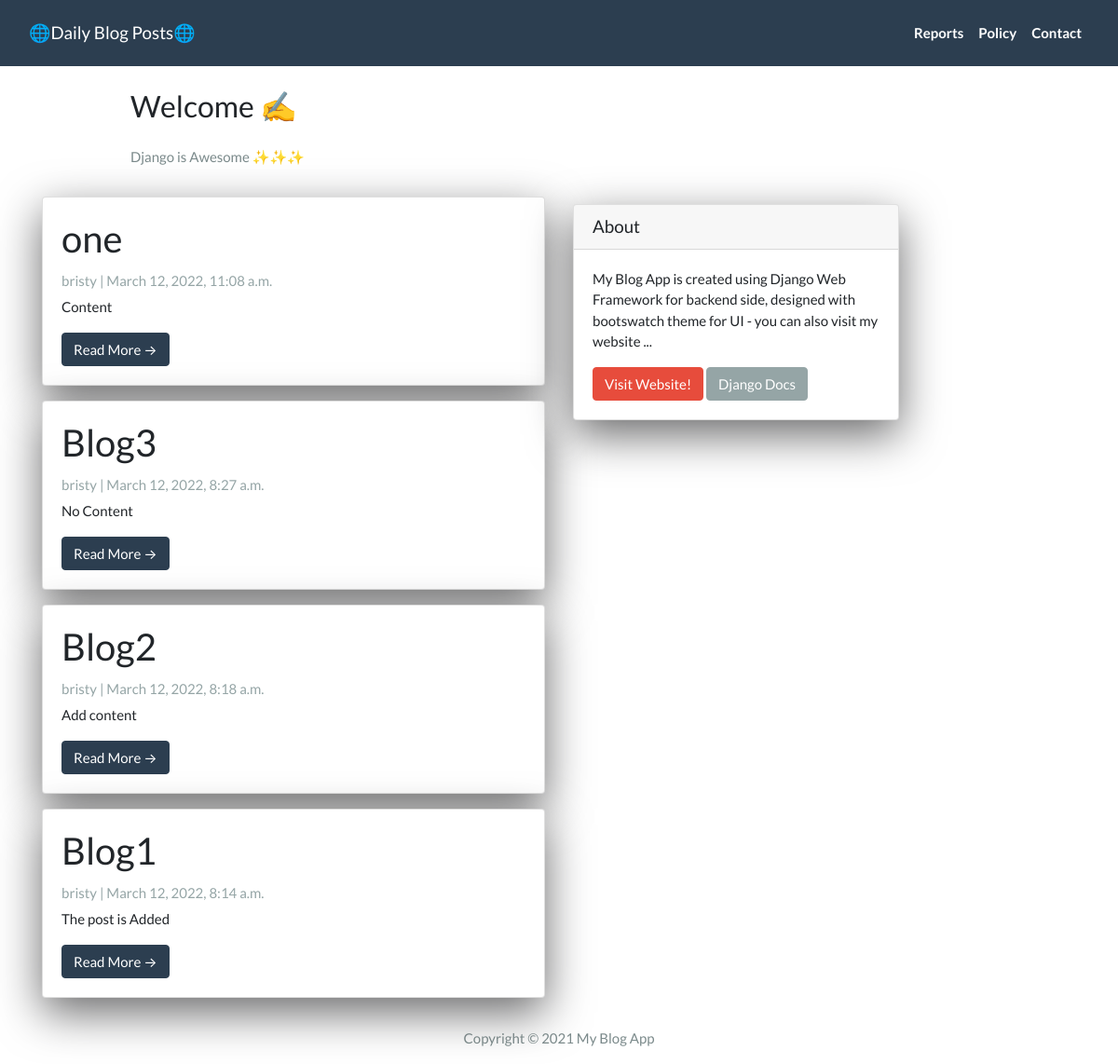
The page / on the database its author committed.
### App/models.py (models this page shows, shortened)
class Post(models.Model):
    title = models.CharField(max_length=200,unique=TRUE)
    slug = models.SlugField(max_length=200)
    author = models.ForeignKey(User,on_delete=models.CASCADE,related_name='blog_post')
    create_on = models.DateTimeField(auto_now_add=True)
    update_on = models.DateTimeField(auto_now=True)
    content = models.TextField()
    status = models.IntegerField(choices=STATUS,default=0)
    class Meta:
        ordering = ["-create_on"]

### App/views.py (the view)
# urls.py: path('',views.PostList.as_view(),name = 'home'),
class PostList(generic.ListView):
    queryset = Post.objects.filter(status=1).order_by('-create_on')
    template_name = 'index.html'

### App/templates/index.html (shortened to what this page needs)
{% extends "base.html" %}
{% block content %}
<header class="masthead">
  <div class="container">
    <div class="row">
      <div class=" col-md-8 col-md-10 mx-auto">
        <div class="site-heading">
          <h3 class=" site-heading my-4 mt-3 text-black"> Welcome ✍️ </h3>
          <p class="text-dark">Django is Awesome ✨✨✨ </p>
        </div>
      </div>
    </div>
  </div>
</header>
<div class="container">
  <div class="row">
    <div class="col-md-6 mt-3">
      {% for post in post_list %}
      <div class="card mb-3">
        <div class="card-body">
          <h2 class="card-title">{{ post.title }}</h2>
          <p class="card-text text-muted h6">{{ post.author }} | {{ post.create_on}} </p>
          <p class="card-text">{{post.content|slice:":200"}}</p>
          <a href="" class="btn btn-primary">Read More &rarr;</a>
        </div>
      </div>
      {% endfor %}
    </div>
    {% block sidebar %}
    {% include 'sidebar.html' %}
    {% endblock sidebar %}
  </div>
</div>
{%endblock%}

### App/templates/base.html (shortened to what this page needs)
<!DOCTYPE html>
<html>
<head>
  <link rel="stylesheet" href="https://stackpath.bootstrapcdn.com/bootswatch/4.5.2/flatly/bootstrap.min.css">
</head>
<body>
  <nav class="navbar navbar-expand-lg navbar-dark bg-primary" id="mainNav">
    <div class="container-fluid">
      <a class="navbar-brand" href="{% url 'home' %}">🌐Daily Blog Posts🌐</a>
      <div class="collapse navbar-collapse" id="navbarResponsive">
        <ul class="navbar-nav ml-auto">
          <li class="nav-item text-black">
            <a class="nav-link text-black font-weight-bold" href="#">Reports</a>
          </li>
          <li class="nav-item text-black">
            <a class="nav-link text-black font-weight-bold" href="#">Policy</a>
          </li>
          <li class="nav-item text-black">
            <a class="nav-link text-black font-weight-bold" href="#">Contact</a>
          </li>
        </ul>
      </div>
    </div>
  </nav>
  {% block content %}{% endblock content %}
  <footer class="py-3 bg-grey">
    <p class="m-0 text-dark text-center ">Copyright &copy; 2021 My Blog App </p>
  </footer>
</body>
</html>

### App/templates/sidebar.html (shortened to what this page needs)
{% block sidebar %}
<div class="col-md-4 float-right ">
  <div class="card my-4">
    <h5 class="card-header">About</h5>
    <div class="card-body">
      <p class="card-text"> My Blog App is created using Django Web Framework for backend side, designed with bootswatch
        theme for UI - you can also visit my website ... </p>
      <a href="https://bekbrace.com" class="btn btn-danger">Visit Website!</a>
      <a href="https://docs.djangoproject.com/en/3.1/" class="btn btn-secondary">Django Docs</a>
    </div>
  </div>
</div>
{% endblock sidebar %}

### App/templates/sidebar.html (style rules this page uses)
.card { box-shadow: 0 16px 48px #6a6a6b; }

### rows shown on the page
Post: title "one", author "bristy", create_on "March 12, 2022, 11:08 a.m.", content "Content"
Post: title "Blog3", author "bristy", create_on "March 12, 2022, 8:27 a.m.", content "No Content"
Post: title "Blog2", author "bristy", create_on "March 12, 2022, 8:18 a.m.", content "Add content"
Post: title "Blog1", author "bristy", create_on "March 12, 2022, 8:14 a.m.", content "The post is Added"
